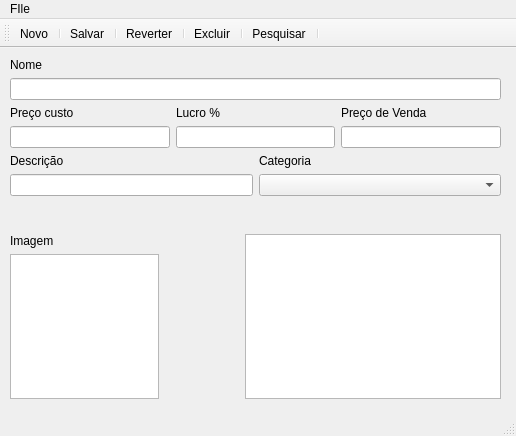
<?xml version="1.0" encoding="UTF-8"?>
<ui version="4.0">
 <class>ProdutoCadastro</class>
 <widget class="QMainWindow" name="ProdutoCadastro">
  <property name="geometry">
   <rect>
    <x>0</x>
    <y>0</y>
    <width>516</width>
    <height>436</height>
   </rect>
  </property>
  <property name="windowTitle">
   <string>MainWindow</string>
  </property>
  <widget class="QWidget" name="centralwidget">
   <widget class="QWidget" name="layoutWidget">
    <property name="geometry">
     <rect>
      <x>10</x>
      <y>10</y>
      <width>491</width>
      <height>341</height>
     </rect>
    </property>
    <layout class="QVBoxLayout" name="verticalLayout_10">
     <item>
      <layout class="QVBoxLayout" name="verticalLayout">
       <item>
        <widget class="QLabel" name="labelNome">
         <property name="text">
          <string>Nome</string>
         </property>
        </widget>
       </item>
       <item>
        <widget class="QLineEdit" name="lineEditNome">
         <property name="alignment">
          <set>Qt::AlignCenter</set>
         </property>
        </widget>
       </item>
      </layout>
     </item>
     <item>
      <layout class="QHBoxLayout" name="horizontalLayout">
       <item>
        <layout class="QVBoxLayout" name="verticalLayout_2">
         <item>
          <widget class="QLabel" name="labelPrecoCusto">
           <property name="text">
            <string>Preço custo</string>
           </property>
          </widget>
         </item>
         <item>
          <widget class="QLineEdit" name="lineEditPrecoCusto"/>
         </item>
        </layout>
       </item>
       <item>
        <layout class="QVBoxLayout" name="verticalLayout_3">
         <item>
          <widget class="QLabel" name="labelLucro">
           <property name="text">
            <string>Lucro %</string>
           </property>
          </widget>
         </item>
         <item>
          <widget class="QLineEdit" name="lineEditLucro"/>
         </item>
        </layout>
       </item>
       <item>
        <layout class="QVBoxLayout" name="verticalLayout_4">
         <item>
          <widget class="QLabel" name="label">
           <property name="text">
            <string>Preço de Venda</string>
           </property>
          </widget>
         </item>
         <item>
          <widget class="QLineEdit" name="lineEdit"/>
         </item>
        </layout>
       </item>
      </layout>
     </item>
     <item>
      <layout class="QHBoxLayout" name="horizontalLayout_2" stretch="1,1">
       <item>
        <layout class="QVBoxLayout" name="verticalLayout_5">
         <item>
          <widget class="QLabel" name="labelDescricao">
           <property name="text">
            <string>Descrição</string>
           </property>
          </widget>
         </item>
         <item>
          <widget class="QLineEdit" name="lineEdit_2"/>
         </item>
        </layout>
       </item>
       <item>
        <layout class="QVBoxLayout" name="verticalLayout_6">
         <property name="sizeConstraint">
          <enum>QLayout::SetDefaultConstraint</enum>
         </property>
         <item>
          <widget class="QLabel" name="labelCategoria">
           <property name="text">
            <string>Categoria</string>
           </property>
          </widget>
         </item>
         <item>
          <widget class="QComboBox" name="comboBox"/>
         </item>
        </layout>
       </item>
      </layout>
     </item>
     <item>
      <spacer name="verticalSpacer">
       <property name="orientation">
        <enum>Qt::Vertical</enum>
       </property>
       <property name="sizeHint" stdset="0">
        <size>
         <width>20</width>
         <height>80</height>
        </size>
       </property>
      </spacer>
     </item>
     <item>
      <layout class="QHBoxLayout" name="horizontalLayout_5" stretch="1,0,0">
       <item>
        <layout class="QVBoxLayout" name="verticalLayout_8">
         <item>
          <widget class="QLabel" name="label_4">
           <property name="text">
            <string>Imagem</string>
           </property>
          </widget>
         </item>
         <item>
          <widget class="QGraphicsView" name="graphicsView_3"/>
         </item>
        </layout>
       </item>
       <item>
        <spacer name="horizontalSpacer_3">
         <property name="orientation">
          <enum>Qt::Horizontal</enum>
         </property>
         <property name="sizeHint" stdset="0">
          <size>
           <width>80</width>
           <height>20</height>
          </size>
         </property>
        </spacer>
       </item>
       <item>
        <widget class="QTableView" name="tableView_3"/>
       </item>
      </layout>
     </item>
    </layout>
   </widget>
  </widget>
  <widget class="QMenuBar" name="menubar">
   <property name="geometry">
    <rect>
     <x>0</x>
     <y>0</y>
     <width>516</width>
     <height>25</height>
    </rect>
   </property>
   <widget class="QMenu" name="menuNovo">
    <property name="title">
     <string>FIle</string>
    </property>
    <addaction name="actionNovo"/>
    <addaction name="actionSalvar"/>
    <addaction name="actionReverter"/>
    <addaction name="actionExcluir"/>
   </widget>
   <addaction name="menuNovo"/>
  </widget>
  <widget class="QStatusBar" name="statusbar"/>
  <widget class="QToolBar" name="toolBar">
   <property name="windowTitle">
    <string>toolBar</string>
   </property>
   <attribute name="toolBarArea">
    <enum>TopToolBarArea</enum>
   </attribute>
   <attribute name="toolBarBreak">
    <bool>false</bool>
   </attribute>
   <addaction name="actionNovo"/>
   <addaction name="separator"/>
   <addaction name="actionSalvar"/>
   <addaction name="separator"/>
   <addaction name="actionReverter"/>
   <addaction name="separator"/>
   <addaction name="actionExcluir"/>
   <addaction name="separator"/>
   <addaction name="actionPesquisar"/>
   <addaction name="separator"/>
  </widget>
  <action name="actionNovo">
   <property name="icon">
    <iconset resource="resources.qrc">
     <normaloff>:/rec/icons/new.png</normaloff>:/rec/icons/new.png</iconset>
   </property>
   <property name="text">
    <string>Novo</string>
   </property>
  </action>
  <action name="actionSalvar">
   <property name="icon">
    <iconset resource="resources.qrc">
     <normaloff>:/rec/icons/save.png</normaloff>:/rec/icons/save.png</iconset>
   </property>
   <property name="text">
    <string>Salvar</string>
   </property>
  </action>
  <action name="actionReverter">
   <property name="icon">
    <iconset resource="resources.qrc">
     <normaloff>:/rec/icons/reverter.png</normaloff>:/rec/icons/reverter.png</iconset>
   </property>
   <property name="text">
    <string>Reverter</string>
   </property>
  </action>
  <action name="actionExcluir">
   <property name="icon">
    <iconset resource="resources.qrc">
     <normaloff>:/rec/icons/excluir.png</normaloff>:/rec/icons/excluir.png</iconset>
   </property>
   <property name="text">
    <string>Excluir</string>
   </property>
  </action>
  <action name="actionPesquisar">
   <property name="icon">
    <iconset resource="resources.qrc">
     <normaloff>:/rec/icons/pesquisar.png</normaloff>:/rec/icons/pesquisar.png</iconset>
   </property>
   <property name="text">
    <string>Pesquisar</string>
   </property>
  </action>
 </widget>
 <resources>
  <include location="resources.qrc"/>
 </resources>
 <connections/>
</ui>
